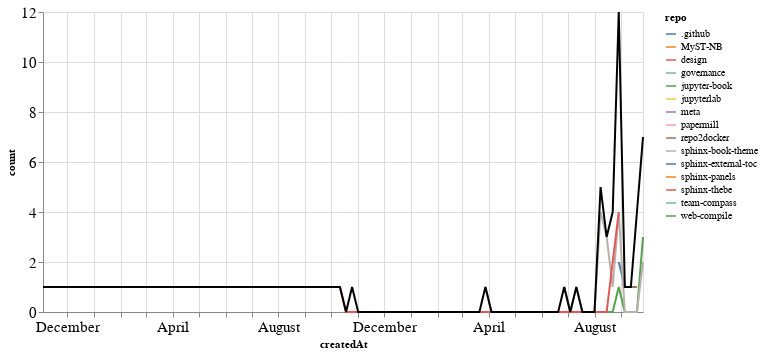

Notebook code for this chart:
### Markdown cell above
### PRs

### Code cell
prs_time = prs.groupby('repo').resample('W', on='createdAt').count()['author'].reset_index()
prs_time = prs_time.rename(columns={'author': 'count'})
prs_time_total = prs_time.groupby('createdAt').agg({"count": "sum"}).reset_index()

ch1 = alt.Chart(prs_time, width=600).mark_line().encode(
    x='createdAt',
    y='count',
    color='repo',
    tooltip="repo"
)

ch2 = alt.Chart(prs_time_total, width=600).mark_line(color="black").encode(
    x='createdAt',
    y='count',
)

ch1 + ch2

### Figure 1 — Vega-Lite specification as saved in the notebook (floating-point values rounded to 4 significant figures)
{"config": {"axisLeft": {"labelFontSize": 15}, "axisBottom": {"labelFontSize": 15}}, "layer": [{"data": {"name": "data-ad3a0437f8eddd24f00ad041b8893da1"}, "mark": "line", "encoding": {"color": {"type": "nominal", "field": "repo"}, "tooltip": {"type": "nominal", "field": "repo"}, "x": {"type": "temporal", "field": "createdAt"}, "y": {"type": "quantitative", "field": "count"}}, "width": 600}, {"data": {"name": "data-33ce0106d7909a22ca1528d39723a7e7"}, "mark": {"type": "line", "color": "black"}, "encoding": {"x": {"type": "temporal", "field": "createdAt"}, "y": {"type": "quantitative", "field": "count"}}, "width": 600}], "$schema": "https://vega.github.io/schema/vega-lite/v4.8.1.json", "datasets": {"data-ad3a0437f8eddd24f00ad041b8893da1": [{"repo": ".github", "createdAt": "2021-08-29T00:00:00", "count": 2}, {"repo": ".github", "createdAt": "2021-09-05T00:00:00", "count": 1}, {"repo": "MyST-NB", "createdAt": "2021-08-08T00:00:00", "count": 1}, {"repo": "design", "createdAt": "2019-11-03T00:00:00", "count": 1}, {"repo": "governance", "createdAt": "2021-09-19T00:00:00", "count": 2}, {"repo": "jupyter-book", "createdAt": "2021-06-27T00:00:00", "count": 1}, {"repo": "jupyter-book", "createdAt": "2021-07-04T00:00:00", "count": 0}, {"repo": "jupyter-book", "createdAt": "2021-07-11T00:00:00", "count": 0}, {"repo": "jupyter-book", "createdAt": "2021-07-18T00:00:00", "count": 0}, {"repo": "jupyter-book", "createdAt": "2021-07-25T00:00:00", "count": 0}, {"repo": "jupyter-book", "createdAt": "2021-08-01T00:00:00", "count": 0}, {"repo": "jupyter-book", "createdAt": "2021-08-08T00:00:00", "count": 0}, {"repo": "jupyter-book", "createdAt": "2021-08-15T00:00:00", "count": 0}, {"repo": "jupyter-book", "createdAt": "2021-08-22T00:00:00", "count": 0}, {"repo": "jupyter-book", "createdAt": "2021-08-29T00:00:00", "count": 1}, {"repo": "jupyter-book", "createdAt": "2021-09-05T00:00:00", "count": 0}, {"repo": "jupyter-book", "createdAt": "2021-09-12T00:00:00", "count": 0}, {"repo": "jupyter-book", "createdAt": "2021-09-19T00:00:00", "count": 0}, {"repo": "jupyter-book", "createdAt": "2021-09-26T00:00:00", "count": 3}, {"repo": "jupyterlab", "createdAt": "2020-08-09T00:00:00", "count": 1}, {"repo": "meta", "createdAt": "2021-08-22T00:00:00", "count": 1}, {"repo": "papermill", "createdAt": "2021-08-29T00:00:00", "count": 1}, {"repo": "repo2docker", "createdAt": "2021-09-12T00:00:00", "count": 1}, {"repo": "repo2docker", "createdAt": "2021-09-19T00:00:00", "count": 1}, {"repo": "sphinx-book-theme", "createdAt": "2021-03-28T00:00:00", "count": 1}, {"repo": "sphinx-book-theme", "createdAt": "2021-04-04T00:00:00", "count": 0}, {"repo": "sphinx-book-theme", "createdAt": "2021-04-11T00:00:00", "count": 0}, {"repo": "sphinx-book-theme", "createdAt": "2021-04-18T00:00:00", "count": 0}, {"repo": "sphinx-book-theme", "createdAt": "2021-04-25T00:00:00", "count": 0}, {"repo": "sphinx-book-theme", "createdAt": "2021-05-02T00:00:00", "count": 0}, {"repo": "sphinx-book-theme", "createdAt": "2021-05-09T00:00:00", "count": 0}, {"repo": "sphinx-book-theme", "createdAt": "2021-05-16T00:00:00", "count": 0}, {"repo": "sphinx-book-theme", "createdAt": "2021-05-23T00:00:00", "count": 0}, {"repo": "sphinx-book-theme", "createdAt": "2021-05-30T00:00:00", "count": 0}, {"repo": "sphinx-book-theme", "createdAt": "2021-06-06T00:00:00", "count": 0}, {"repo": "sphinx-book-theme", "createdAt": "2021-06-13T00:00:00", "count": 0}, {"repo": "sphinx-book-theme", "createdAt": "2021-06-20T00:00:00", "count": 0}, {"repo": "sphinx-book-theme", "createdAt": "2021-06-27T00:00:00", "count": 0}, {"repo": "sphinx-book-theme", "createdAt": "2021-07-04T00:00:00", "count": 0}, {"repo": "sphinx-book-theme", "createdAt": "2021-07-11T00:00:00", "count": 1}, {"repo": "sphinx-book-theme", "createdAt": "2021-07-18T00:00:00", "count": 0}, {"repo": "sphinx-book-theme", "createdAt": "2021-07-25T00:00:00", "count": 0}, {"repo": "sphinx-book-theme", "createdAt": "2021-08-01T00:00:00", "count": 0}, {"repo": "sphinx-book-theme", "createdAt": "2021-08-08T00:00:00", "count": 4}, {"repo": "sphinx-book-theme", "createdAt": "2021-08-15T00:00:00", "count": 3}, {"repo": "sphinx-book-theme", "createdAt": "2021-08-22T00:00:00", "count": 1}, {"repo": "sphinx-book-theme", "createdAt": "2021-08-29T00:00:00", "count": 4}, {"repo": "sphinx-book-theme", "createdAt": "2021-09-05T00:00:00", "count": 0}, {"repo": "sphinx-book-theme", "createdAt": "2021-09-12T00:00:00", "count": 0}, {"repo": "sphinx-book-theme", "createdAt": "2021-09-19T00:00:00", "count": 0}, {"repo": "sphinx-book-theme", "createdAt": "2021-09-26T00:00:00", "count": 2}, {"repo": "sphinx-external-toc", "createdAt": "2021-09-19T00:00:00", "count": 1}, {"repo": "sphinx-panels", "createdAt": "2020-10-25T00:00:00", "count": 1}, {"repo": "sphinx-thebe", "createdAt": "2020-10-11T00:00:00", "count": 1}, {"repo": "sphinx-thebe", "createdAt": "2020-10-18T00:00:00", "count": 0}, {"repo": "sphinx-thebe", "createdAt": "2020-10-25T00:00:00", "count": 0}, {"repo": "sphinx-thebe", "createdAt": "2020-11-01T00:00:00", "count": 0}, {"repo": "sphinx-thebe", "createdAt": "2020-11-08T00:00:00", "count": 0}, {"repo": "sphinx-thebe", "createdAt": "2020-11-15T00:00:00", "count": 0}, {"repo": "sphinx-thebe", "createdAt": "2020-11-22T00:00:00", "count": 0}, {"repo": "sphinx-thebe", "createdAt": "2020-11-29T00:00:00", "count": 0}, {"repo": "sphinx-thebe", "createdAt": "2020-12-06T00:00:00", "count": 0}, {"repo": "sphinx-thebe", "createdAt": "2020-12-13T00:00:00", "count": 0}, {"repo": "sphinx-thebe", "createdAt": "2020-12-20T00:00:00", "count": 0}, {"repo": "sphinx-thebe", "createdAt": "2020-12-27T00:00:00", "count": 0}, {"repo": "sphinx-thebe", "createdAt": "2021-01-03T00:00:00", "count": 0}, {"repo": "sphinx-thebe", "createdAt": "2021-01-10T00:00:00", "count": 0}, {"repo": "sphinx-thebe", "createdAt": "2021-01-17T00:00:00", "count": 0}, {"repo": "sphinx-thebe", "createdAt": "2021-01-24T00:00:00", "count": 0}, {"repo": "sphinx-thebe", "createdAt": "2021-01-31T00:00:00", "count": 0}, {"repo": "sphinx-thebe", "createdAt": "2021-02-07T00:00:00", "count": 0}, {"repo": "sphinx-thebe", "createdAt": "2021-02-14T00:00:00", "count": 0}, {"repo": "sphinx-thebe", "createdAt": "2021-02-21T00:00:00", "count": 0}, {"repo": "sphinx-thebe", "createdAt": "2021-02-28T00:00:00", "count": 0}, {"repo": "sphinx-thebe", "createdAt": "2021-03-07T00:00:00", "count": 0}, {"repo": "sphinx-thebe", "createdAt": "2021-03-14T00:00:00", "count": 0}, {"repo": "sphinx-thebe", "createdAt": "2021-03-21T00:00:00", "count": 0}, {"repo": "sphinx-thebe", "createdAt": "2021-03-28T00:00:00", "count": 0}, {"repo": "sphinx-thebe", "createdAt": "2021-04-04T00:00:00", "count": 0}, {"repo": "sphinx-thebe", "createdAt": "2021-04-11T00:00:00", "count": 0}, {"repo": "sphinx-thebe", "createdAt": "2021-04-18T00:00:00", "count": 0}, {"repo": "sphinx-thebe", "createdAt": "2021-04-25T00:00:00", "count": 0}, {"repo": "sphinx-thebe", "createdAt": "2021-05-02T00:00:00", "count": 0}, {"repo": "sphinx-thebe", "createdAt": "2021-05-09T00:00:00", "count": 0}, {"repo": "sphinx-thebe", "createdAt": "2021-05-16T00:00:00", "count": 0}, {"repo": "sphinx-thebe", "createdAt": "2021-05-23T00:00:00", "count": 0}, {"repo": "sphinx-thebe", "createdAt": "2021-05-30T00:00:00", "count": 0}, {"repo": "sphinx-thebe", "createdAt": "2021-06-06T00:00:00", "count": 0}, {"repo": "sphinx-thebe", "createdAt": "2021-06-13T00:00:00", "count": 0}, {"repo": "sphinx-thebe", "createdAt": "2021-06-20T00:00:00", "count": 0}, {"repo": "sphinx-thebe", "createdAt": "2021-06-27T00:00:00", "count": 0}, {"repo": "sphinx-thebe", "createdAt": "2021-07-04T00:00:00", "count": 0}, {"repo": "sphinx-thebe", "createdAt": "2021-07-11T00:00:00", "count": 0}, {"repo": "sphinx-thebe", "createdAt": "2021-07-18T00:00:00", "count": 0}, {"repo": "sphinx-thebe", "createdAt": "2021-07-25T00:00:00", "count": 0}, {"repo": "sphinx-thebe", "createdAt": "2021-08-01T00:00:00", "count": 0}, {"repo": "sphinx-thebe", "createdAt": "2021-08-08T00:00:00", "count": 0}, {"repo": "sphinx-thebe", "createdAt": "2021-08-15T00:00:00", "count": 0}, {"repo": "sphinx-thebe", "createdAt": "2021-08-22T00:00:00", "count": 2}, {"repo": "sphinx-thebe", "createdAt": "2021-08-29T00:00:00", "count": 4}, {"repo": "team-compass", "createdAt": "2021-09-26T00:00:00", "count": 1}, {"repo": "web-compile", "createdAt": "2021-09-26T00:00:00", "count": 1}], "data-33ce0106d7909a22ca1528d39723a7e7": [{"createdAt": "2019-11-03T00:00:00", "count": 1}, {"createdAt": "2020-08-09T00:00:00", "count": 1}, {"createdAt": "2020-10-11T00:00:00", "count": 1}, {"createdAt": "2020-10-18T00:00:00", "count": 0}, {"createdAt": "2020-10-25T00:00:00", "count": 1}, {"createdAt": "2020-11-01T00:00:00", "count": 0}, {"createdAt": "2020-11-08T00:00:00", "count": 0}, {"createdAt": "2020-11-15T00:00:00", "count": 0}, {"createdAt": "2020-11-22T00:00:00", "count": 0}, {"createdAt": "2020-11-29T00:00:00", "count": 0}, {"createdAt": "2020-12-06T00:00:00", "count": 0}, {"createdAt": "2020-12-13T00:00:00", "count": 0}, {"createdAt": "2020-12-20T00:00:00", "count": 0}, {"createdAt": "2020-12-27T00:00:00", "count": 0}, {"createdAt": "2021-01-03T00:00:00", "count": 0}, {"createdAt": "2021-01-10T00:00:00", "count": 0}, {"createdAt": "2021-01-17T00:00:00", "count": 0}, {"createdAt": "2021-01-24T00:00:00", "count": 0}, {"createdAt": "2021-01-31T00:00:00", "count": 0}, {"createdAt": "2021-02-07T00:00:00", "count": 0}, {"createdAt": "2021-02-14T00:00:00", "count": 0}, {"createdAt": "2021-02-21T00:00:00", "count": 0}, {"createdAt": "2021-02-28T00:00:00", "count": 0}, {"createdAt": "2021-03-07T00:00:00", "count": 0}, {"createdAt": "2021-03-14T00:00:00", "count": 0}, {"createdAt": "2021-03-21T00:00:00", "count": 0}, {"createdAt": "2021-03-28T00:00:00", "count": 1}, {"createdAt": "2021-04-04T00:00:00", "count": 0}, {"createdAt": "2021-04-11T00:00:00", "count": 0}, {"createdAt": "2021-04-18T00:00:00", "count": 0}, {"createdAt": "2021-04-25T00:00:00", "count": 0}, {"createdAt": "2021-05-02T00:00:00", "count": 0}, {"createdAt": "2021-05-09T00:00:00", "count": 0}, {"createdAt": "2021-05-16T00:00:00", "count": 0}, {"createdAt": "2021-05-23T00:00:00", "count": 0}, {"createdAt": "2021-05-30T00:00:00", "count": 0}, {"createdAt": "2021-06-06T00:00:00", "count": 0}, {"createdAt": "2021-06-13T00:00:00", "count": 0}, {"createdAt": "2021-06-20T00:00:00", "count": 0}, {"createdAt": "2021-06-27T00:00:00", "count": 1}, {"createdAt": "2021-07-04T00:00:00", "count": 0}, {"createdAt": "2021-07-11T00:00:00", "count": 1}, {"createdAt": "2021-07-18T00:00:00", "count": 0}, {"createdAt": "2021-07-25T00:00:00", "count": 0}, {"createdAt": "2021-08-01T00:00:00", "count": 0}, {"createdAt": "2021-08-08T00:00:00", "count": 5}, {"createdAt": "2021-08-15T00:00:00", "count": 3}, {"createdAt": "2021-08-22T00:00:00", "count": 4}, {"createdAt": "2021-08-29T00:00:00", "count": 12}, {"createdAt": "2021-09-05T00:00:00", "count": 1}, {"createdAt": "2021-09-12T00:00:00", "count": 1}, {"createdAt": "2021-09-19T00:00:00", "count": 4}, {"createdAt": "2021-09-26T00:00:00", "count": 7}]}}
